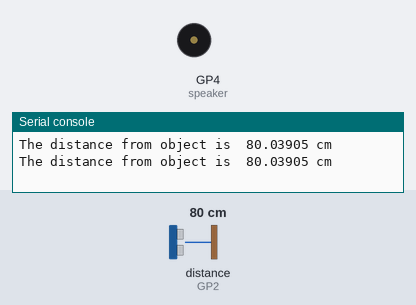
A program run on a simulated Raspberry Pi Pico running MicroPython. On the bench: buzzer (waves = sounding), the last lines printed to the serial console. The inputs (shaded band) are chosen by the test bench; at power-on: distance to the obstacle (sensor on GP2) 80 cm. The echo pulse lasts 58.3 µs per cm.

Above: at 1.2 s.
1.3 s: distance to the obstacle (sensor on GP2) set to 60 cm
3.2 s: distance to the obstacle (sensor on GP2) set to 50 cm
At 4.4 s:
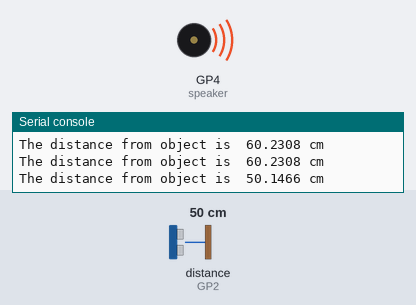
Timing chart, 0 to 13.3 s (numbered marks = the images above; inputs shaded):
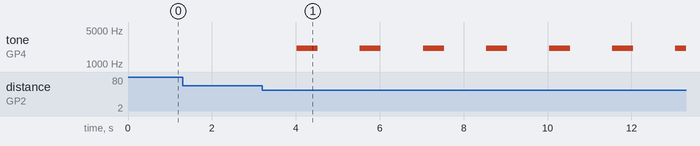

The program:

screen_distance.py
```python
from machine import Pin
from picozero import Speaker
import utime

trigger = Pin(3, Pin.OUT)
echo = Pin(2, Pin.IN)
speaker = Speaker(4)

def ultra():
   trigger.low()
   utime.sleep_us(2)
   trigger.high()
   utime.sleep_us(5)
   trigger.low()
   while echo.value() == 0:
       signaloff = utime.ticks_us()
   while echo.value() == 1:
       signalon = utime.ticks_us()
   timepassed = signalon - signaloff
   distance = (timepassed * 0.0343) / 2
   print("The distance from object is ",distance,"cm")
   return distance

while True:
   if ultra() < 55:
       speaker.play('c7', 0.5)
   utime.sleep(1)
   
```

Measured:
- the behaviour switches between 55 and 54 cm on distance to the obstacle (sensor on GP2) (found by bisection; images 0 and 1)
- after the input at 3.2 s, tone on GP4 (speaker): alternates 2093 Hz for 0.50 s and silent for 1.0 s, starting after 0.82 s
